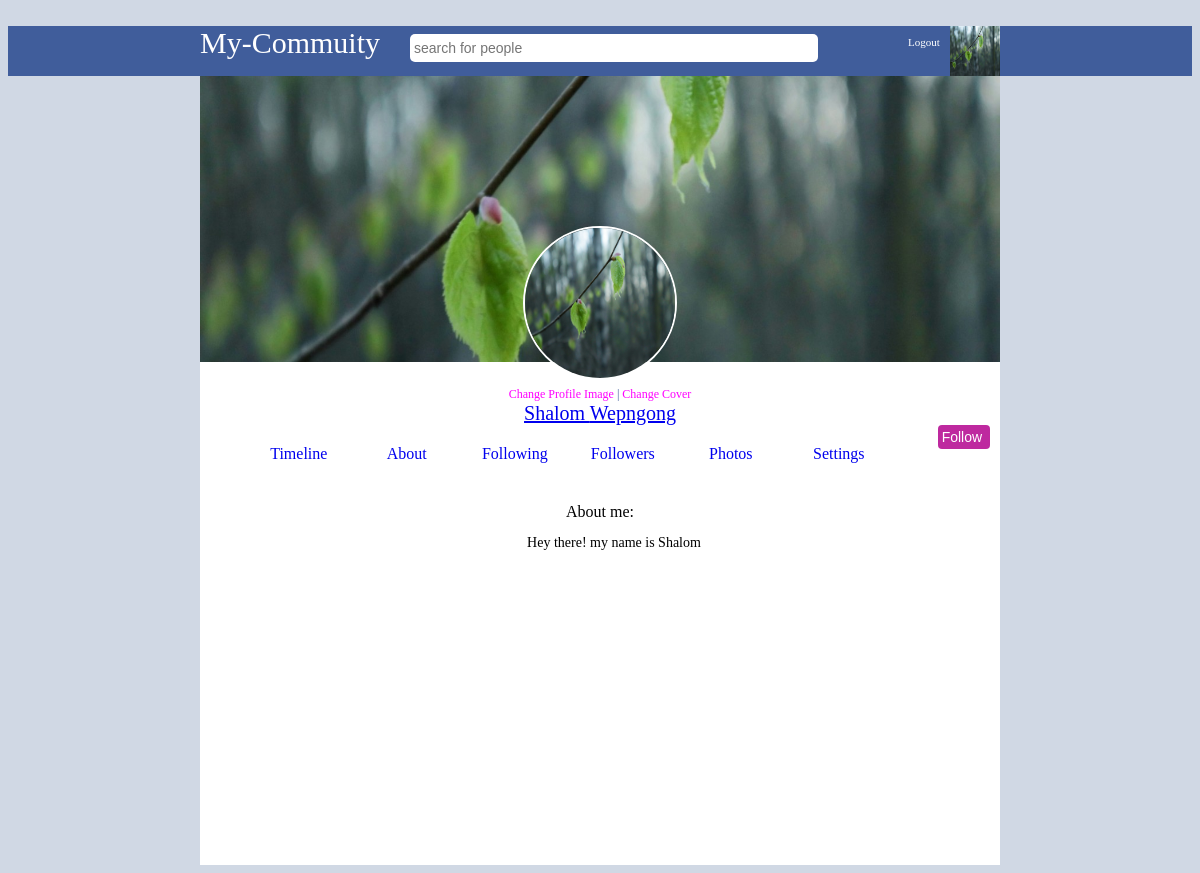
Screenshot of /profile.php?section=about&id=5256108158865 (signed in) with the database file from the repository.
### tables this page shows
CREATE TABLE `users` (
  `id` bigint(19) NOT NULL,
  `userid` bigint(19) NOT NULL,
  `first_name` varchar(50) NOT NULL,
  `last_name` varchar(50) NOT NULL,
  `gender` varchar(6) NOT NULL,
  `email` varchar(100) NOT NULL,
  `password` varchar(100) NOT NULL,
  `url_address` varchar(100) NOT NULL,
  `date` timestamp NOT NULL DEFAULT current_timestamp() ON UPDATE current_timestamp(),
  `profile_image` varchar(1000) NOT NULL,
  `cover_image` varchar(1000) NOT NULL,
  `likes` int(11) NOT NULL,
  `about` varchar(1024) NOT NULL
);

### classes/connect.php (called while the page is built, shortened)
<?php
class Database
{
	private $host = "localhost";
	private $username = "root";
	private $password = "";
	private $db =  "ict employees";
	function connect()
	{
		$connection = mysqli_connect($this->host, $this->username, $this->password,$this->db);
		return $connection;
	}
	function read($query)
	{
		$conn = $this->connect();
		$result = mysqli_query($conn,$query);
		if(!$result)
		{
			return false;
		}
		else
		{
			$data = false;
			while($row = mysqli_fetch_assoc($result))
			{
				$data[] = $row;
			}
			return $data;
		}
	}
}

### classes/login.php (called while the page is built, shortened)
<?php
class Login
{
	public function check_login($id)
	{
		if(is_numeric($id))
		{
			$query = "select * from users where userid = '$id' limit 1";
			$DB = new Database();
			$result = $DB->read($query);
			if($result)
			{
				$user_data = $result[0];
				return $user_data;
			}
			else
			{
				header("Location: login.php");
				die;
			}
		}
		else
		{
			header("Location: login.php");
			die;
		}
	}
}

### classes/profile.php (called while the page is built)
<?php
Class Profile
{
	function get_profile($id)
	{
		$id = addslashes($id);
		$DB = new Database();
		$query = "select * from users where userid = '$id' limit 1";
		return $DB->read($query);
	}
}

### classes/image.php (called while the page is built, shortened)
<?php
class Image
{
	public function get_thumb_cover($filename)
	{
		$thumbnail = $filename . "_cover_thumb.jpg";
		if(file_exists($thumbnail))
		{
			return $thumbnail;
		}
	}
	public function get_thumb_profile($filename)
	{
		$thumbnail = $filename . "_profile_thumb.jpg";
		if(file_exists($thumbnail))
		{
			return $thumbnail;
		}
		else
		{
			return $filename;
		}
	}
}

### classes/settings.php (called while the page is built, shortened)
<?php
class Settings
{
	public function get_settings($id)
	{
		$DB = new Database();
		$sql = "select * from users where userid = '$id' limit 1";
		$row = $DB->read($sql);
		if(is_array($row))
		{
			return $row[0];
		}
	}
}

### profile.php (the view, shortened to what this page needs)
<?php
	$login = new Login();
	$user_data = $login->check_login($_SESSION['mybook_userid']);
	$USER = $user_data;
	if(isset($_GET['id']) && is_numeric($_GET['id']))
	{
		$profile = new Profile();
		$profile_data = $profile->get_profile($_GET['id']);
		if(is_array($profile_data))
		{
			$user_data = $profile_data[0];
		}
	}
?>
<!DOCTYPE html>
<html>
<head>
</head>
<body style="font-family: tahoma; background-color: #d0d8e4; color: black;">
	<br>
	<?php include("header.php"); ?>
		<div style="width: 800px; margin: auto; min-height: 400px;">
			<div style="background-color: white; text-align: center; color: #405d9b">
				<?php
						$image = "images/cover_image.jpg";
						if(file_exists($user_data['cover_image']))
						{
							$image = $image_class->get_thumb_cover($user_data['cover_image']);
						}
					?>
				<img src="<?php echo $image ?>" style="width: 100%; object-fit: cover;">
				<span style="font-size: 12px;">
					<?php
						$image = "images/user_male.jpg";
						if(file_exists($user_data['profile_image']))
						{
							$image = $image_class->get_thumb_profile($user_data['profile_image']);
						}
					?>
					<img id="profile_pic" src="<?php echo $image ?>"> <br/>
					<a href="change_profile_image.php?change=profile" style="text-decoration: none; color: #f0f;">Change Profile Image</a> |
					<a href="change_profile_image.php?change=cover" style="text-decoration: none; color: #f0f;">Change Cover</a>
				</span>
				<br>
					<a href="profile.php?id=<?php echo $user_data['userid'] ?>">
					<div style="font-size: 20px; color: black;"><?php echo $user_data['first_name']. " ". $user_data['last_name'] ?>
					</a>
						<?php
							$mylikes = "";
						?>
						<br>
						<a href="like.php?type=user&id=<?php echo $user_data['userid'] ?>">
							<input type="button" id="post_button" value="Follow <?php echo $mylikes?>" style="margin-right: 10px;background-color: #be299f; width: auto;">
						</a>
					</div>
				<br>
				<a href="timeline.php"><div id="menu_buttons">Timeline</div></a>
				<a href="profile.php?section=about&id=<?php echo $user_data['userid'] ?>"><div id="menu_buttons">About</div></a>
				<a href="profile.php?section=following&id=<?php echo $user_data['userid'] ?>"><div id="menu_buttons">Following</div></a>
				<a href="profile.php?section=followers&id=<?php echo $user_data['userid'] ?>"><div id="menu_buttons">Followers</div></a>
				<a href="profile.php?section=photos&id=<?php echo $user_data['userid'] ?>"><div id="menu_buttons">Photos</div></a>
				<?php
					if($user_data['userid'] == $_SESSION['mybook_userid'])
					{
						echo '<a href="profile.php?section=settings&id='.$user_data['userid'].'"><div id="menu_buttons">Settings</div></a>';
					}
				?>
			</div>
			<?php
				$section = "default";
				if(isset($_GET['section']))
				{
					$section = $_GET['section'];
				}
				if($section == "default")
				{
					include("profile_content_default.php");
				}
				elseif($section == "following")
				{
					include("profile_content_following.php");
				}
				elseif($section == "followers")
				{
					include("profile_content_followers.php");
				}
				elseif($section == "photos")
				{
					include("profile_content_photos.php");
				}
				elseif($section == "about")
				{
					include("profile_content_about.php");
				}
				elseif($section == "settings")
				{
					include("profile_content_settings.php");
				}
			?>
</body>
</html>

### header.php
<?php
	$corner_image = "images/user_male.jpg";
	if(isset($USER))
	{
		if(file_exists($USER['profile_image']))
		{
			$image_class = new Image();
			$corner_image = $image_class->get_thumb_profile($USER['profile_image']);
		}
		else
		{
			if($USER['gender'] == "Female")
			{
				$corner_image = "images/user_fale.jpg";
			}
		}
	}
?>
<div id="blue-bar">
	<form method="get" action="search.php">
		<div style="width: 800px; margin: auto; font-size: 30px;">
			<a href="index.php" style="color: white; text-decoration: none;">My-Commuity</a>
			 	&nbsp &nbsp<input type="text" id="search_box" name="find" placeholder="search for people">
			 <a href="profile.php">
				<img src="<?php echo $corner_image ?>" style="width: 50.2px; float: right; height: 50px; object-fit: cover;">
			</a>
			<a href="logout.php">
				<span style="font-size: 11px; float: right; margin: 10px; color: white;">Logout</span>
			</a>
		</div>
	</form>
</div>

### profile_content_about.php
<div style="min-height: 400px; padding-right: 0px; width: 100%; background-color: white; text-align: center;">
	<div style="padding: 20px; max-width: 350px; display: inline-block;">
		<form method="post" enctype="multipart/form-data">
			<?php
				$settings_class = new Settings();
				$settings = $settings_class->get_settings($_SESSION['mybook_userid']);
				if(is_array($settings))
				{
					echo"<br>About me:<br>
							<div id='textbox' style='height: 200px; border: none;'>".htmlspecialchars($settings['about'])."</div>";
				}
			?>
		</form>
	</div>
</div>

### profile.php (style rules this page uses)
#blue-bar { height: 50px; background-color: #405d9b; color: #d9dfeb; }
#search_box { width: 400px; height: 20px; border-radius: 5px; border: none; padding: 4px; font-size: 14px; background-image: url(find.png); background-repeat: no-repeat; background-position: right; background-size: 30px; }
#textbox { width: 100%; height: 20px; border-radius: 5px; border: solid thin grey; padding: 4px; font-size: 14px; margin: 10px; }
#profile_pic { widtH: 150px; height: 150px; object-fit: cover; margin-top: -230px; border-radius: 50%; border: solid 2px white; }
#menu_buttons { width: 100px; display: inline-block; margin: 2px; }
#post_button { float: right; background-color: #405d9b; border: none; color: white; padding: 4px; font-size: 14px; border-radius: 4px; width: 50px; min-width: 50px; cursor: pointer; }

### rows the page displays
users: profile_image (picture), cover_image (picture), first_name "Shalom", last_name "Wepngong", about "Hey there! my name is Shalom"
